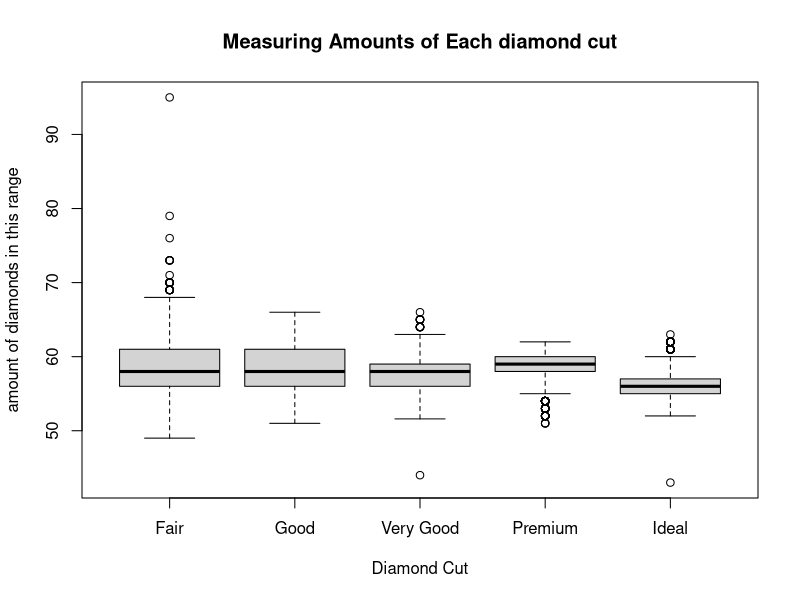
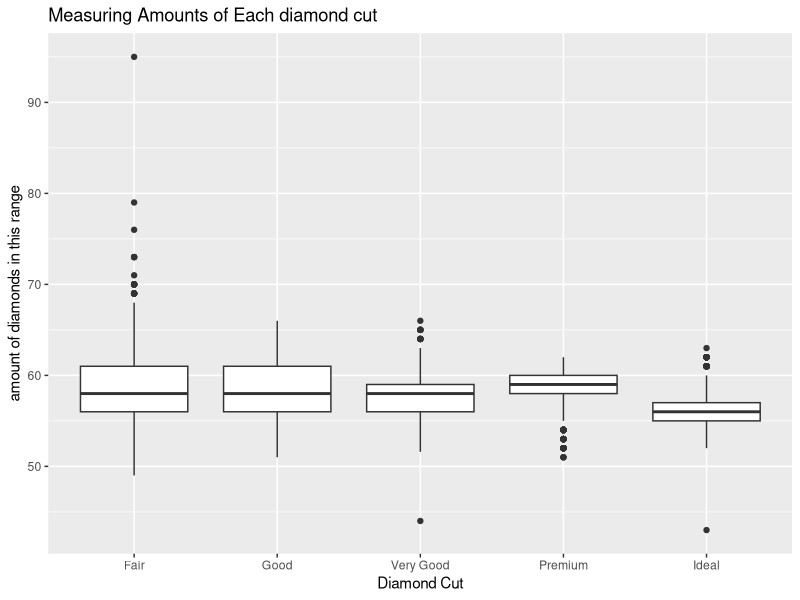
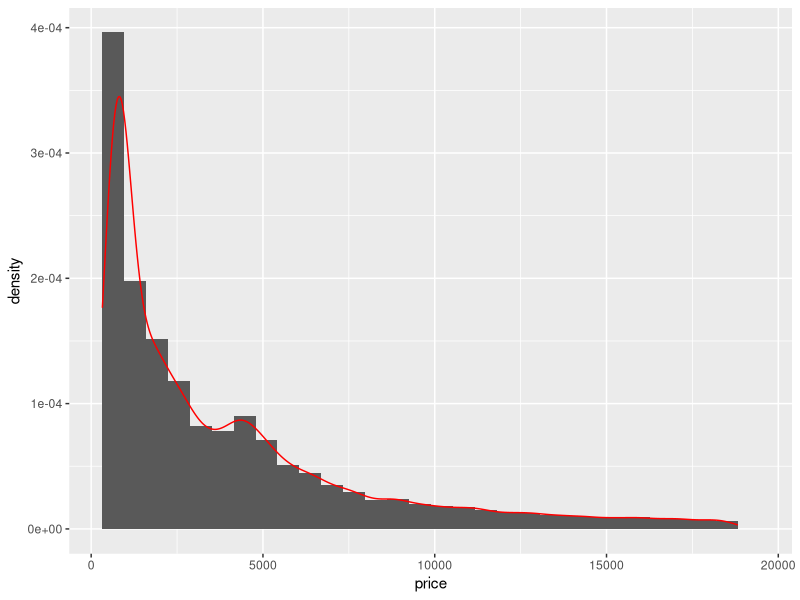
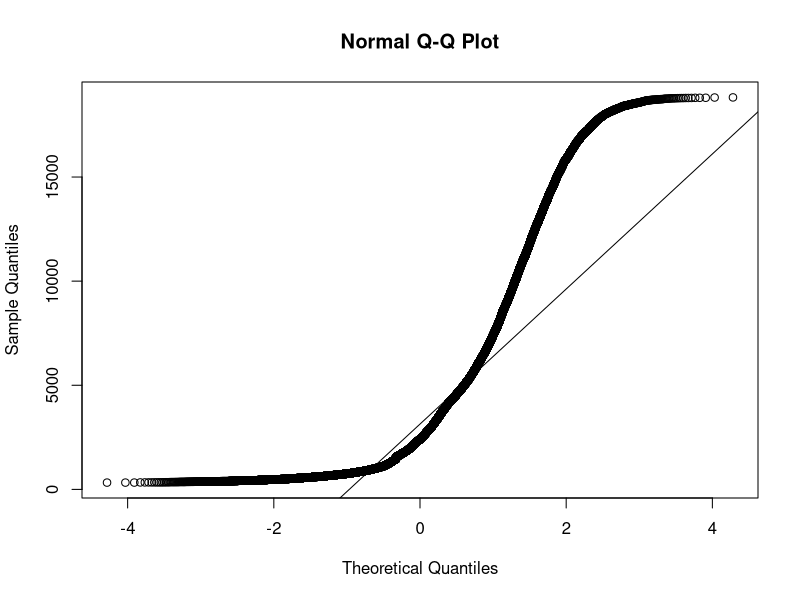

Here is the R script that generated these plots, in order:
## ---- chunk 1
library(tidyverse)
library(GGally)
## ---- chunk 2
#a)
head(diamonds, 6)
quantile(diamonds$carat, c(0,0.25,0.5,0.75,1))
#b)
boxplot(diamonds$table~diamonds$cut, xlab = "Diamond Cut", ylab = "amount of diamonds in this range", main = "Measuring Amounts of Each diamond cut")
#c)
ggplot(diamonds, aes(x = cut, y = table)) + geom_boxplot() + labs(x = "Diamond Cut", y = "amount of diamonds in this range", title = "Measuring Amounts of Each diamond cut")
#d)
quantile(diamonds$price, c(0.05, 0.95))
#e)
ggplot(diamonds, aes(x = price)) + geom_histogram(aes(y = after_stat(density))) + geom_density(col = "red")
#f)
qqnorm(diamonds$price)
qqline(diamonds$price)
#it does not appear normal. It does not fit the straight line
